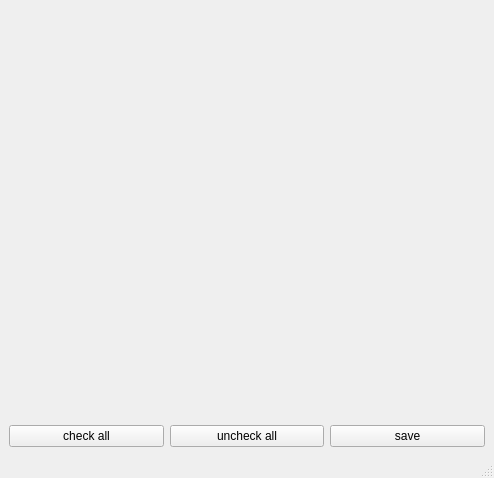
<?xml version="1.0" encoding="UTF-8"?>
<ui version="4.0">
 <class>MainWindow_selectCSVHeaders</class>
 <widget class="QMainWindow" name="MainWindow_selectCSVHeaders">
  <property name="geometry">
   <rect>
    <x>0</x>
    <y>0</y>
    <width>494</width>
    <height>478</height>
   </rect>
  </property>
  <property name="windowTitle">
   <string>MainWindow</string>
  </property>
  <widget class="QWidget" name="centralwidget">
   <layout class="QGridLayout" name="gridLayout_2">
    <item row="0" column="0">
     <layout class="QGridLayout" name="gridLayout">
      <item row="2" column="0">
       <layout class="QGridLayout" name="gridLayout_selectCSVHeaders_ActionButton">
        <item row="1" column="2" alignment="Qt::AlignBottom">
         <widget class="QPushButton" name="pushButton_selectCSVHeaders_save">
          <property name="text">
           <string>save</string>
          </property>
         </widget>
        </item>
        <item row="1" column="0">
         <widget class="QPushButton" name="pushButton_selectCSVHeaders_checkAll">
          <property name="text">
           <string>check all</string>
          </property>
         </widget>
        </item>
        <item row="1" column="1">
         <widget class="QPushButton" name="pushButton_selectCSVHeaders_uncheckAll">
          <property name="text">
           <string>uncheck all</string>
          </property>
         </widget>
        </item>
       </layout>
      </item>
      <item row="0" column="0">
       <layout class="QGridLayout" name="gridLayout_selectCSVHeaders_editor"/>
      </item>
      <item row="1" column="0">
       <spacer name="verticalSpacer">
        <property name="orientation">
         <enum>Qt::Vertical</enum>
        </property>
        <property name="sizeHint" stdset="0">
         <size>
          <width>20</width>
          <height>40</height>
         </size>
        </property>
       </spacer>
      </item>
     </layout>
    </item>
   </layout>
  </widget>
  <widget class="QMenuBar" name="menubar">
   <property name="geometry">
    <rect>
     <x>0</x>
     <y>0</y>
     <width>494</width>
     <height>22</height>
    </rect>
   </property>
  </widget>
  <widget class="QStatusBar" name="statusbar"/>
 </widget>
 <resources/>
 <connections/>
</ui>
